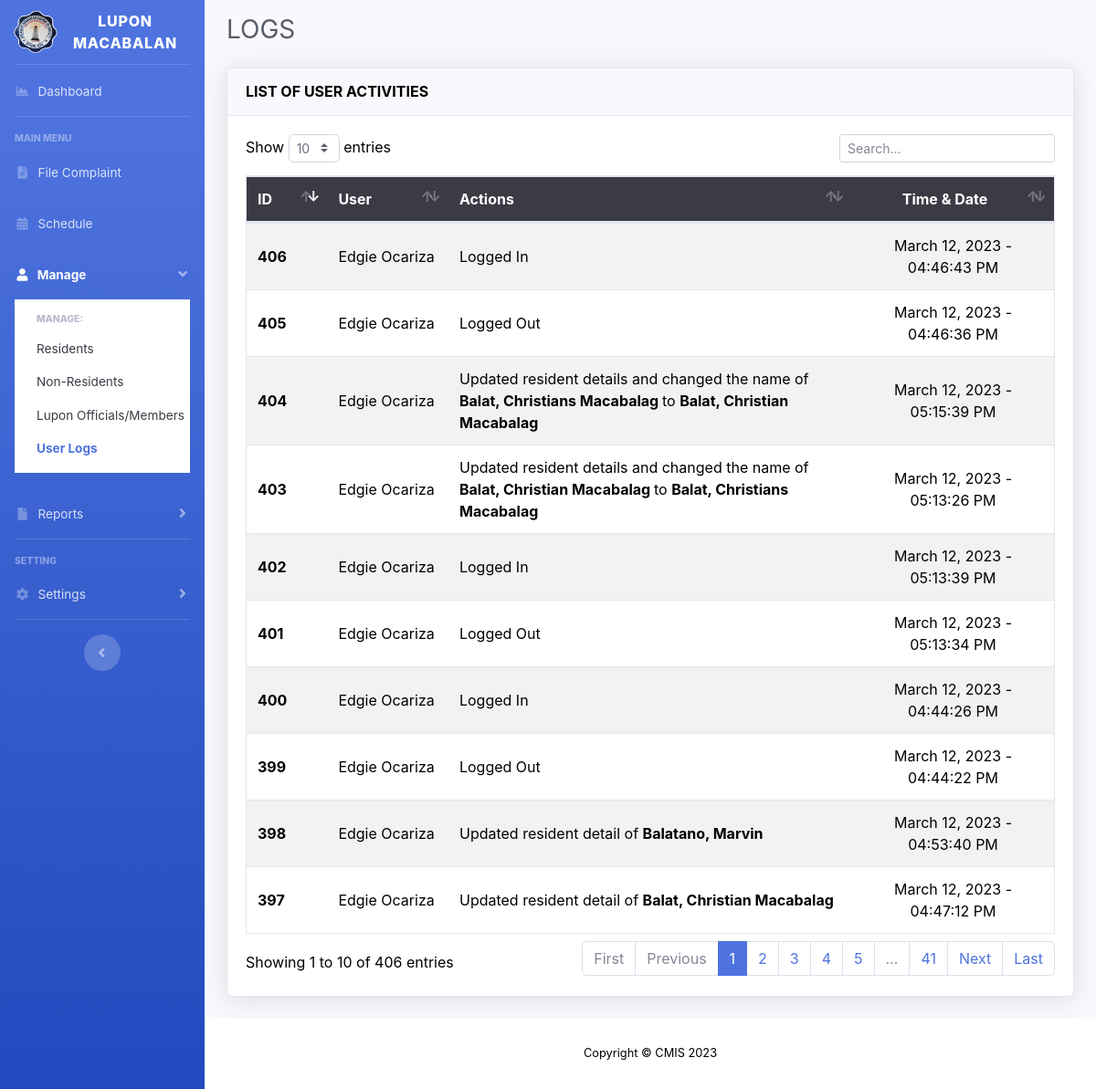
/logs.php (signed in), run on an earlier commit of the app's database.
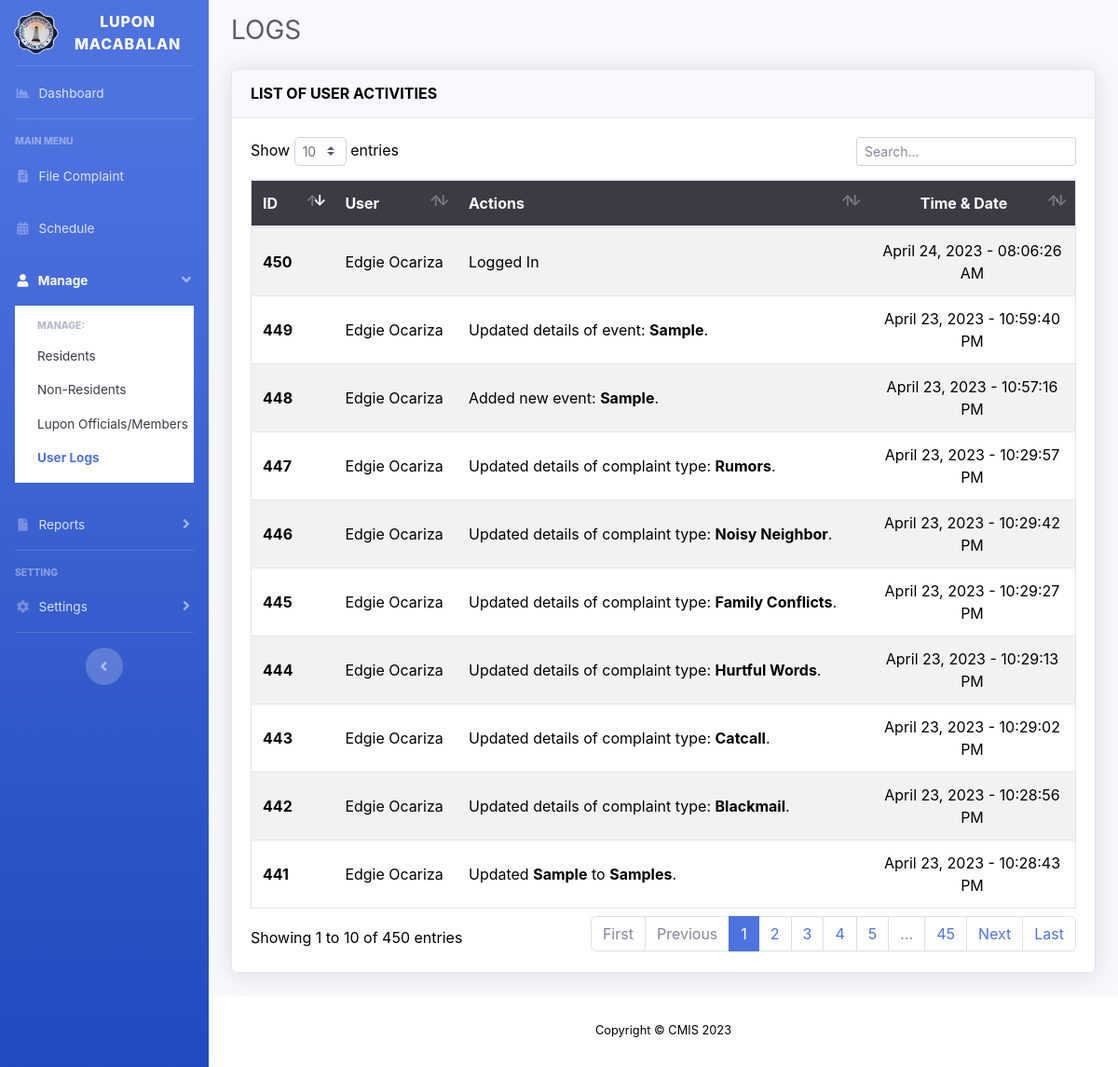
And on a later commit of the database.
### tables this page shows
CREATE TABLE `tbl_logs` (
  `log_id` int(50) unsigned NOT NULL AUTO_INCREMENT,
  `user_id` int(11) DEFAULT NULL,
  `log_action` text DEFAULT NULL,
  `log_datetime` timestamp NOT NULL DEFAULT current_timestamp() ON UPDATE current_timestamp(),
  PRIMARY KEY (`log_id`),
  KEY `user_id` (`user_id`)
);

CREATE TABLE `tbl_residents` (
  `res_id` int(15) unsigned NOT NULL AUTO_INCREMENT,
  `res_fname` varchar(50) NOT NULL,
  `res_mname` varchar(50) NOT NULL,
  `res_lname` varchar(50) NOT NULL,
  `res_suffix` varchar(5) NOT NULL,
  `res_birthday` date NOT NULL,
  `res_age` int(3) NOT NULL,
  `res_gender` text NOT NULL,
  `res_cstatus` text NOT NULL,
  `zone_id` int(11) NOT NULL,
  `res_contact` varchar(11) NOT NULL,
  `res_regDateTime` timestamp NOT NULL DEFAULT current_timestamp(),
  `res_moddatetime` timestamp NOT NULL DEFAULT current_timestamp() ON UPDATE current_timestamp(),
  PRIMARY KEY (`res_id`),
  KEY `zone_id` (`zone_id`)
);

### logs.php (the view, shortened to what this page needs)
<?php
include 'layouts/header.php';
include 'config/connection.php';
$logs = $connection->query("SELECT * FROM tbl_logs ORDER BY log_id DESC");
?>
<div id="content">
	<div class="container-fluid">
		<div class="d-sm-flex align-items-center justify-content-between mb-4">
			<h1 class="h3 mb-0 text-gray-800">LOGS</h1>
		</div>
		<div class="card shadow mb-4">
			<div class="card-header py-3">
              	<h6 class="m-0 font-weight-bold">LIST OF USER ACTIVITIES</h6>
            </div>
            <div class="card-body">
            	<div class="table-responsive">
            		<table class="table table-striped border text-dark" id="table_desc" width="100%">
            			<thead class="bg-gray-900 text-white">
            				<tr>
								<th style="width: 10%">ID</th>
								<th style="width: 15%">User</th>
								<th style="width: 50%">Actions</th>
								<th class="text-center" style="width: 25%">Time & Date</th>
            				</tr>
            			</thead>
            			<tbody>
            				<?php
							if ($logs->num_rows > 0) {
								while ($row = $logs->fetch_assoc()) {
									?>
									<tr>
										<th class="align-middle"><?= $row['log_id'] ?></th>
										<td class="align-middle">
											<?php
											$user_id = $row['user_id'];
											$user = "SELECT * FROM tbl_users u, tbl_lupon l, tbl_residents r WHERE u.user_id = '$user_id' AND u.lupon_id = l.lupon_id AND r.res_id = l.res_id";
											$user_result = $connection->query($user);
											if ($user_id != "0") {
												$userdata = $user_result->fetch_assoc();
												echo $userdata['res_fname'] . ' ' . $userdata['res_lname'];
											} else {
												echo "<span class='text-danger'>Unknown</span>";
											}
											?>
										</td>
										<td class="align-middle"><?= $row['log_action'] ?></td>
										<td class="align-middle text-center"><?= date('F d, Y - h:i:s A', strtotime($row['log_datetime'])) ?></td>
									</tr>
									<?php
								}
							}
							?>
            			</tbody>
            		</table>
            	</div>
            </div>
		</div>
	</div>
</div>
<?php
include 'layouts/footer.php';
?>

What changed in the data, as far as the page shows it:
no longer on this page (row unchanged): tbl_logs: log_id "406", tbl_residents.res_fname "Edgie", tbl_residents.res_lname "Ocariza", log_action "Logged In", log_datetime "March 12, 2023 - 04:46:43 PM"
no longer on this page (row unchanged): tbl_logs: log_id "405", tbl_residents.res_fname "Edgie", tbl_residents.res_lname "Ocariza", log_action "Logged Out", log_datetime "March 12, 2023 - 04:46:36 PM"
no longer on this page (row unchanged): tbl_logs: log_id "404", tbl_residents.res_fname "Edgie", tbl_residents.res_lname "Ocariza", log_action "Updated resident details and changed the name of Balat, Christians Macabalag to Balat, Christian Macabalag", log_datetime "March 12, 2023 - 05:15:39 PM"
no longer on this page (row unchanged): tbl_logs: log_id "403", tbl_residents.res_fname "Edgie", tbl_residents.res_lname "Ocariza", log_action "Updated resident details and changed the name of Balat, Christian Macabalag to Balat, Christians Macabalag", log_datetime "March 12, 2023 - 05:13:26 PM"
no longer on this page (row unchanged): tbl_logs: log_id "402", tbl_residents.res_fname "Edgie", tbl_residents.res_lname "Ocariza", log_action "Logged In", log_datetime "March 12, 2023 - 05:13:39 PM"
no longer on this page (row unchanged): tbl_logs: log_id "401", tbl_residents.res_fname "Edgie", tbl_residents.res_lname "Ocariza", log_action "Logged Out", log_datetime "March 12, 2023 - 05:13:34 PM"
no longer on this page (row unchanged): tbl_logs: log_id "400", tbl_residents.res_fname "Edgie", tbl_residents.res_lname "Ocariza", log_action "Logged In", log_datetime "March 12, 2023 - 04:44:26 PM"
no longer on this page (row unchanged): tbl_logs: log_id "399", tbl_residents.res_fname "Edgie", tbl_residents.res_lname "Ocariza", log_action "Logged Out", log_datetime "March 12, 2023 - 04:44:22 PM"
no longer on this page (row unchanged): tbl_logs: log_id "398", tbl_residents.res_fname "Edgie", tbl_residents.res_lname "Ocariza", log_action "Updated resident detail of Balatano, Marvin", log_datetime "March 12, 2023 - 04:53:40 PM"
no longer on this page (row unchanged): tbl_logs: log_id "397", tbl_residents.res_fname "Edgie", tbl_residents.res_lname "Ocariza", log_action "Updated resident detail of Balat, Christian Macabalag", log_datetime "March 12, 2023 - 04:47:12 PM"
added tbl_logs: log_id "450", tbl_residents.res_fname "Edgie", tbl_residents.res_lname "Ocariza", log_action "Logged In", log_datetime "April 24, 2023 - 08:06:26 AM"
added tbl_logs: log_id "449", tbl_residents.res_fname "Edgie", tbl_residents.res_lname "Ocariza", log_action "Updated details of event: Sample .", log_datetime "April 23, 2023 - 10:59:40 PM"
added tbl_logs: log_id "448", tbl_residents.res_fname "Edgie", tbl_residents.res_lname "Ocariza", log_action "Added new event: Sample .", log_datetime "April 23, 2023 - 10:57:16 PM"
added tbl_logs: log_id "447", tbl_residents.res_fname "Edgie", tbl_residents.res_lname "Ocariza", log_action "Updated details of complaint type: Rumors .", log_datetime "April 23, 2023 - 10:29:57 PM"
added tbl_logs: log_id "446", tbl_residents.res_fname "Edgie", tbl_residents.res_lname "Ocariza", log_action "Updated details of complaint type: Noisy Neighbor .", log_datetime "April 23, 2023 - 10:29:42 PM"
added tbl_logs: log_id "445", tbl_residents.res_fname "Edgie", tbl_residents.res_lname "Ocariza", log_action "Updated details of complaint type: Family Conflicts .", log_datetime "April 23, 2023 - 10:29:27 PM"
added tbl_logs: log_id "444", tbl_residents.res_fname "Edgie", tbl_residents.res_lname "Ocariza", log_action "Updated details of complaint type: Hurtful Words .", log_datetime "April 23, 2023 - 10:29:13 PM"
added tbl_logs: log_id "443", tbl_residents.res_fname "Edgie", tbl_residents.res_lname "Ocariza", log_action "Updated details of complaint type: Catcall .", log_datetime "April 23, 2023 - 10:29:02 PM"
added tbl_logs: log_id "442", tbl_residents.res_fname "Edgie", tbl_residents.res_lname "Ocariza", log_action "Updated details of complaint type: Blackmail .", log_datetime "April 23, 2023 - 10:28:56 PM"
added tbl_logs: log_id "441", tbl_residents.res_fname "Edgie", tbl_residents.res_lname "Ocariza", log_action "Updated Sample to Samples .", log_datetime "April 23, 2023 - 10:28:43 PM"
Also different on the page:
text written by a page script: "Show entries Showing 1 to 10 of 406 entries First Previous 1 2 3 4 5 … 41 Next Last" → "Show entries Showing 1 to 10 of 450 entries First Previous 1 2 3 4 5 … 45 Next Last"
